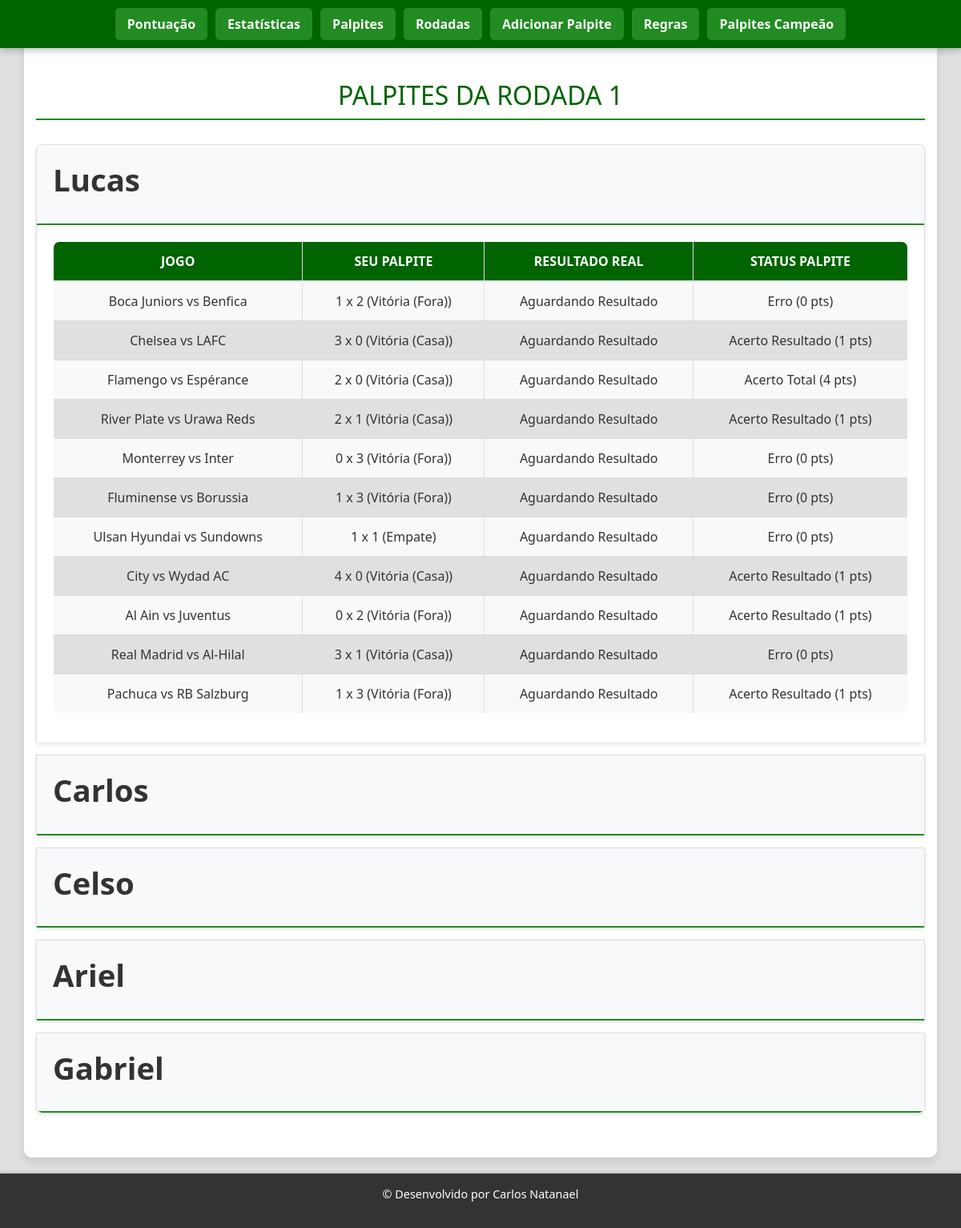
The app's page /rodada/1 with its own data.
### tables this page shows
CREATE TABLE palpites (
        id INTEGER PRIMARY KEY AUTOINCREMENT,
        nome TEXT,
        rodada INTEGER,
        game_id INTEGER,
        time1 TEXT,
        time2 TEXT,
        gol_time1 INTEGER,
        gol_time2 INTEGER,
        resultado TEXT,
        status TEXT
    );

### app.py (the view)
@app.route('/rodada/<int:numero>')
def exibir_rodada(numero):
    conn = get_db_connection()
    palpites = conn.execute("SELECT * FROM palpites WHERE rodada = ?", (numero,)).fetchall()
    jogos_da_rodada = conn.execute(
        "SELECT id, time1_nome, time1_img, time1_sigla, time2_nome, time2_img, time2_sigla, data_hora, local, placar_time1, placar_time2 FROM jogos WHERE rodada = ? ORDER BY data_hora",
        (numero,)
    ).fetchall()
    conn.close()
    palpites_agrupados = {}
    for palpite in palpites:
        nome = palpite['nome']
        if nome not in palpites_agrupados:
            palpites_agrupados[nome] = []
        palpites_agrupados[nome].append({
            'time1': palpite['time1'],
            'gol_time1': palpite['gol_time1'],
            'time2': palpite['time2'],
            'gol_time2': palpite['gol_time2'],
            'resultado': palpite['resultado'],
            'status': palpite['status']
        })
    return render_template('rodada.html', rodada=numero, palpites_agrupados=palpites_agrupados, jogos_da_rodada=jogos_da_rodada)

### app.py (called while the page is built)
def get_db_connection():
    conn = sqlite3.connect('palpites.db')
    conn.row_factory = sqlite3.Row
    return conn

### templates/rodada.html (shortened to what this page needs)
<!DOCTYPE html>
<html lang="pt">
<head>
    <link rel="stylesheet" href="https://stackpath.bootstrapcdn.com/bootstrap/4.5.2/css/bootstrap.min.css">
    <link rel="stylesheet" href="{{ url_for('static', filename='rodada.css') }}">
</head>
<body class="site-container">
    <header>
        <nav class="navbar navbar-expand-lg navbar-dark fixed-top">
            <div class="collapse navbar-collapse justify-content-center" id="navbarNav">
                <ul class="navbar-nav">
                    <li class="nav-item">
                        <a class="nav-link" href="{{ url_for('index') }}">Pontuação</a>
                    </li>
                    <li class="nav-item">
                        <a class="nav-link" href="{{ url_for('estatisticas') }}">Estatísticas</a>
                    </li>
                    <li class="nav-item">
                        <a class="nav-link" href="{{ url_for('exibir_palpites') }}">Palpites</a>
                    </li>
                    <li class="nav-item">
                        <a class="nav-link" href="{{ url_for('exibir_rodadas') }}">Rodadas</a>
                    </li>
                    <li class="nav-item">
                        <a class="nav-link" href="{{ url_for('adicionar_palpites') }}">Adicionar Palpite</a>
                    </li>
                    <li class="nav-item">
                        <a class="nav-link" href="{{ url_for('regra') }}">Regras</a>
                    </li>
                    <li class="nav-item">
                        <a class="nav-link" href="{{ url_for('ver_palpites_campeao') }}">Palpites Campeão</a>
                    </li>
                </ul>
            </div>
        </nav>
    </header>
    <main class="container" style="padding-top: 80px;">
        <h2>PALPITES DA RODADA {{ rodada }}</h2>
        <div class="accordion" id="accordionPalpites">
            {% for nome, palpites_por_nome in palpites_agrupados.items() %}
            <div class="card">
                <div class="card-header" id="heading{{ loop.index }}">
                    <h2 class="mb-0">
                        <button class="btn btn-link" type="button" data-toggle="collapse" data-target="#collapse{{ loop.index }}" aria-expanded="{% if loop.first %}true{% else %}false{% endif %}" aria-controls="collapse{{ loop.index }}">
                            {{ nome }}
                        </button>
                    </h2>
                </div>
                <div id="collapse{{ loop.index }}" class="collapse {% if loop.first %}show{% endif %}" aria-labelledby="heading{{ loop.index }}" data-parent="#accordionPalpites">
                    <div class="card-body">
                        <table class="table">
                            <thead>
                                <tr>
                                    <th>Jogo</th>
                                    <th>Seu Palpite</th>
                                    <th>Resultado Real</th>
                                    <th>Status Palpite</th>
                                </tr>
                            </thead>
                            <tbody>
                                {% for palpite in palpites_por_nome %}
                                <tr>
                                    <td>
                                        {% set jogo_info = none %}
                                        {% for j in jogos_da_rodada %}
                                            {% if j.id == palpite.game_id %}
                                                {% set jogo_info = j %}
                                            {% endif %}
                                        {% endfor %}
                                        {% if jogo_info %}
                                            <div class="game-matchup">
                                                <img src="{{ jogo_info.time1_img }}" alt="{{ jogo_info.time1_nome }}" class="team-logo-small"/>
                                                {{ jogo_info.time1_sigla }} vs {{ jogo_info.time2_sigla }}
                                                <img src="{{ jogo_info.time2_img }}" alt="{{ jogo_info.time2_nome }}" class="team-logo-small"/>
                                                <br>
                                                <small>{{ jogo_info.data_hora.split(' ')[0] | format_date_br }} {{ jogo_info.data_hora.split(' ')[1] }}</small>
                                            </div>
                                        {% else %}
                                            {{ palpite['time1'] }} vs {{ palpite['time2'] }}
                                        {% endif %}
                                    </td>
                                    <td>{{ palpite['gol_time1'] }} x {{ palpite['gol_time2'] }} ({{ palpite['resultado'] }})</td>
                                    <td>
                                        {% if jogo_info and jogo_info.placar_time1 is not none %}
                                            {{ jogo_info.placar_time1 }} x {{ jogo_info.placar_time2 }}
                                        {% else %}
                                            Aguardando Resultado
                                        {% endif %}
                                    </td>
                                    <td>{{ palpite['status'] }}</td>
                                </tr>
                                {% endfor %}
                            </tbody>
                        </table>
                    </div>
                </div>
            </div>
            {% endfor %}
        </div>
    </main>
    <footer>
        <p>© Desenvolvido por Carlos Natanael</p>
    </footer>
</body>
</html>

### static/rodada.css (style rules this page uses)
body { font-family: 'Segoe UI', Tahoma, Geneva, Verdana, sans-serif; margin: 0; padding: 0; background-color: #e0e0e0; color: #333; }
header { padding: 0; box-shadow: none; border-bottom: none; }
header h1, nav { display: none; }
.navbar { background-color: #006400 !important; box-shadow: 0 4px 8px rgba(0, 0, 0, 0.2); border-bottom: none; padding: 10px 20px; z-index: 1030; }
.navbar-nav .nav-item .nav-link { color: #fff !important; font-weight: bold; padding: 8px 15px !important; margin: 0 5px; border-radius: 5px; transition: background-color 0.3s ease, color 0.3s ease; background-color: #228B22; }
main { padding: 40px 20px; text-align: center; max-width: 1000px; margin: 20px auto; background-color: #ffffff; border-radius: 10px; box-shadow: 0 6px 12px rgba(0, 0, 0, 0.1); color: #333; }
h1, h2 { color: #006400; font-size: 2em; margin-bottom: 25px; text-transform: uppercase; text-align: center; border-bottom: 2px solid #228B22; padding-bottom: 10px; letter-spacing: normal; }
.accordion { margin-top: 30px; }
.card { border: 1px solid #ddd; border-radius: 8px; margin-bottom: 15px; box-shadow: 0 2px 5px rgba(0, 0, 0, 0.1); overflow: hidden; background-color: #f9f9f9; }
.card-header { background-color: #f8f9fa; border-bottom: 1px solid #ddd; padding: 0; }
.card-header h2 button { width: 100%; text-align: left; padding: 15px 20px; font-size: 1.2em; color: #333; font-weight: bold; text-decoration: none; background-color: transparent; border: none; transition: background-color 0.3s ease; }
.card-body { padding: 20px; background-color: #ffffff; }
table { width: 100%; border-collapse: collapse; background-color: #ffffff; border-radius: 8px; overflow: hidden; }
table, th, td { border: 1px solid #ddd; }
th, td { padding: 12px 10px; text-align: center; font-size: 1em; color: #333; }
th { background-color: #006400; color: #ffffff; text-transform: uppercase; }
td { background-color: #f9f9f9; }
tr:nth-child(even) td { background-color: #e0e0e0; }
html, body { height: 100%; margin: 0; padding: 0; }
.site-container { display: flex; flex-direction: column; min-height: 100vh; }
footer { background-color: #333; color: #fff; padding: 15px 0; text-align: center; width: 100%; font-size: 0.9em; box-shadow: 0 -1px 5px rgba(0, 0, 0, 0.2); margin-top: 0; }

### records on screen
palpites: nome "Lucas", time1 "Boca Juniors", time2 "Benfica", gol_time1 "1", gol_time2 "2", resultado "Vitória (Fora)", status "Erro (0 pts)"
palpites: time1 "Chelsea", time2 "LAFC", gol_time1 "3", gol_time2 "0", resultado "Vitória (Casa)", status "Acerto Resultado (1 pts)"
palpites: time1 "Flamengo", time2 "Espérance", gol_time1 "2", gol_time2 "0", resultado "Vitória (Casa)", status "Acerto Total (4 pts)"
palpites: time1 "River Plate", time2 "Urawa Reds", gol_time1 "2", gol_time2 "1", resultado "Vitória (Casa)", status "Acerto Resultado (1 pts)"
palpites: time1 "Monterrey", time2 "Inter", gol_time1 "0", gol_time2 "3", resultado "Vitória (Fora)", status "Erro (0 pts)"
palpites: time1 "Fluminense", time2 "Borussia", gol_time1 "1", gol_time2 "3", resultado "Vitória (Fora)", status "Erro (0 pts)"
palpites: time1 "Ulsan Hyundai", time2 "Sundowns", gol_time1 "1", gol_time2 "1", resultado "Empate", status "Erro (0 pts)"
palpites: time1 "City", time2 "Wydad AC", gol_time1 "4", gol_time2 "0", resultado "Vitória (Casa)", status "Acerto Resultado (1 pts)"
palpites: time1 "Al Ain", time2 "Juventus", gol_time1 "0", gol_time2 "2", resultado "Vitória (Fora)", status "Acerto Resultado (1 pts)"
palpites: time1 "Real Madrid", time2 "Al-Hilal", gol_time1 "3", gol_time2 "1", resultado "Vitória (Casa)", status "Erro (0 pts)"
palpites: time1 "Pachuca", time2 "RB Salzburg", gol_time1 "1", gol_time2 "3", resultado "Vitória (Fora)", status "Acerto Resultado (1 pts)"
palpites: nome "Carlos"
palpites: nome "Celso"
palpites: nome "Ariel"
palpites: nome "Gabriel"

### other values on screen
{{ rodada }} "1"
